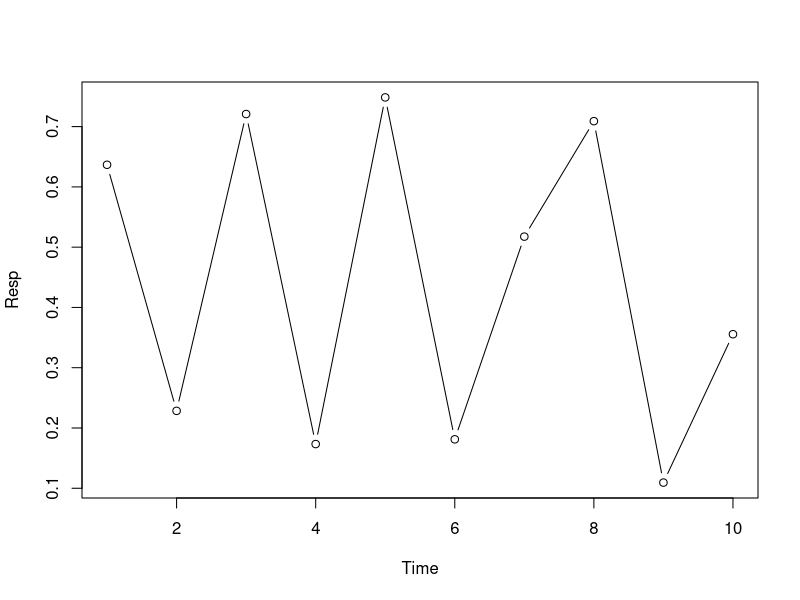
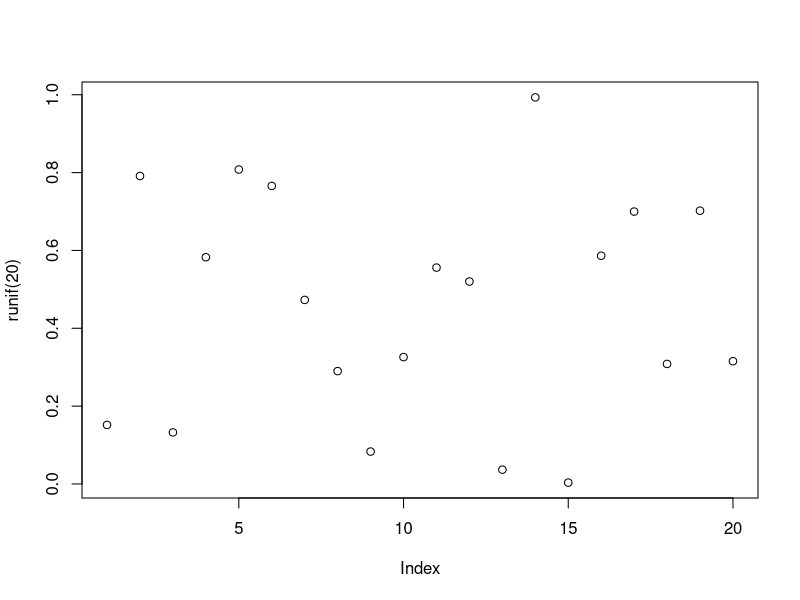

These charts were generated, in order, by the following R code:
## ---- chunk 1
# Set my working directory:
setwd("/Users/phillipburnham/ComputationalBiology/CompBio")

# Clear memory of characters:
ls()
rm(list=ls())
## ---- chunk 2
# Comments:

Time <- seq(1,10) # seq makes integer sequence!
print(Time) # PRINT IT!

Resp <- runif(10) # get 10 random numbers
print(Resp) # print it

plot(x=Time, y=Resp, type="b") # plot them
## ---- chunk 3
plot(runif(20))
print(seq(1,5))
